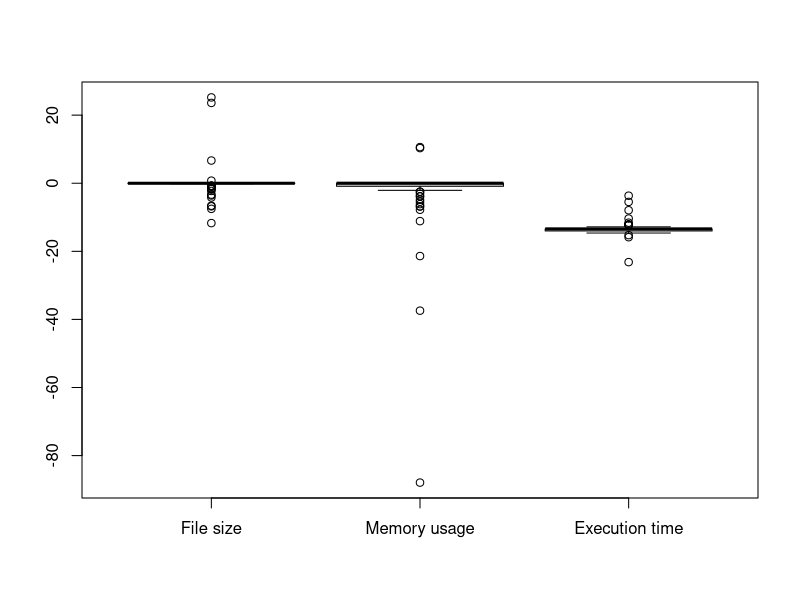
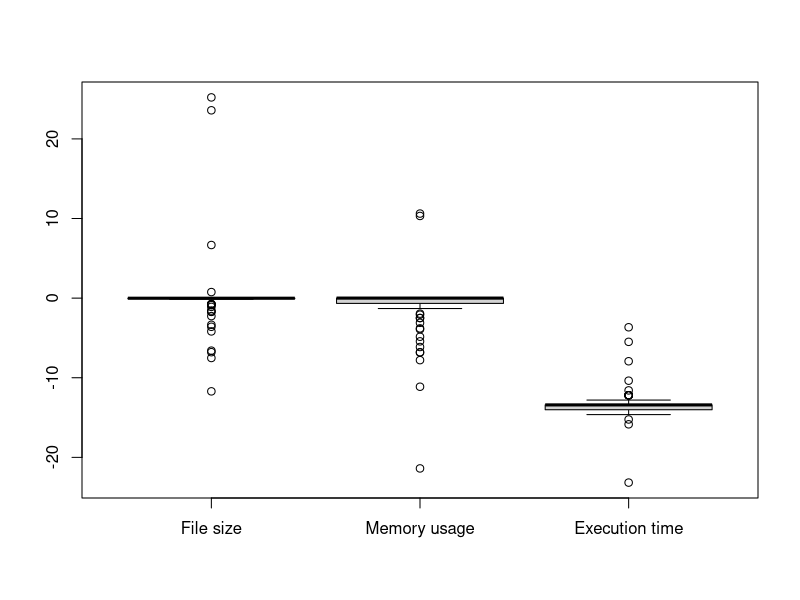
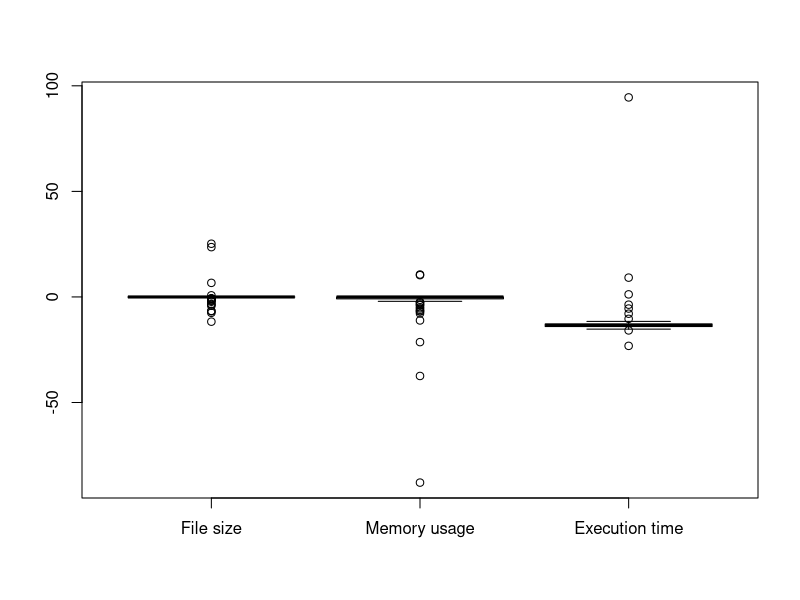

Source code (R) for these figures, in order: (Note: this script raises an error after producing the figures.)
library("dplyr")
library("magrittr")
#setwd("c:/Users/moar82/Documents/momit/")
setwd("~/gitrepos/momit_data/")
df<-read.csv("results_benchmark_primeSimple_clean.csv")

df_group<-df %>%
  group_by(id,value,feature_size,mem_us,size_delta,mem_delta,) %>%
  summarize(median(time_usr), median(time_delta)) 

summary(df_group)

colnames(df)
pdf("boxplot_prelim.pdf",height = 8.5, width =11)

boxplot(df_group$size_delta,df_group$mem_delta,df_group$`median(time_delta)`,
        names = c('File size','Memory usage', 'Execution time'))
dev.off()

coef_var_file_size<- sd(df_group$size_delta)/mean(df_group$size_delta)
coef_var_mem_us<- sd(df_group$mem_delta)/mean(df_group$mem_delta)
coef_var_exec_time<- sd(df_group$`median(time_delta)`)/mean(df_group$`median(time_delta)`)

coef_var_metrics<- c(coef_var_file_size,coef_var_mem_us,coef_var_exec_time)

for (coef in  coef_var_metrics) print (coef)

# let's remove the outlier of time delta to observe more detail on the time_delta boxplot.

time_delta<-df_group$`median(time_delta)`[df_group$`median(time_delta)`<0]


boxplot(df_group$size_delta,df_group$mem_delta,time_delta,
        names = c('File size','Memory usage', 'Execution time'))

mem_delta_f<-df_group$mem_delta[df_group$mem_delta>-30]

boxplot(df_group$size_delta,mem_delta_f,time_delta,
        names = c('File size','Memory usage', 'Execution time'))


outvals_file_size<-boxplot(df_group$size_delta,
                 plot=F)$out
which(df_group$size_delta %in% outvals)

length (df_group$size_delta[df_group$size_delta!=0])

length (df_group$mem_delta[df_group$mem_delta!=0])

length (df_group$`median(time_delta)`[df_group$`median(time_delta)`!=0])


outvals_mem_us<-boxplot(df_group$mem_delta,
                 plot=F)$out

df_noimpact<- df_group[which (df_group$size_delta==0 & df_group$mem_delta==0 &
                                df_group$`median(time_delta)`==0),]

df_gth5<-df_group[which (df_group$size_delta>=5 | df_group$mem_delta>=5 |
                  df_group$`median(time_delta)`>=5),]

df_lth5<-df_group[which (df_group$size_delta<=-5 | df_group$mem_delta<=-5 |
                  df_group$`median(time_delta)`<=-5),]

df_major_concern<-merge(df_lth5,df_gth5)

#probably it is better to select different threshold for
#time delta, since the median is ~-11
# I suggest to use the outliers for that purpose

outvals_time_delta<-boxplot(df_group$`median(time_delta)`,
                        plot=F)$out
which(df_group$`median(time_delta)` %in% outvals_time_delta)


#just execution time
df_time_delta_gth5<-df_group[which (df_group$`median(time_delta)`>=5),]

df_time_delta_lth5<-df_group[which (df_group$`median(time_delta)`<=-5),]
